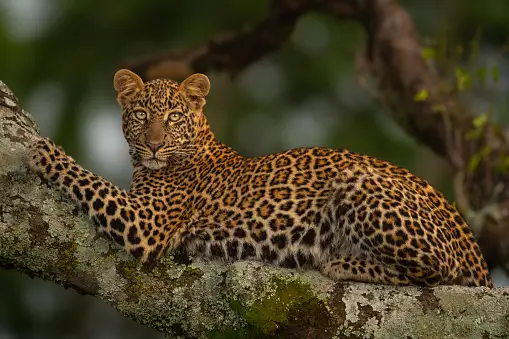
#> input picture img.webp, 509 x 339 px
$ python 2.py
#> lines starting #> are read from the running program, lines starting #| are printed output that depends on the picture
import cv2
import numpy as np

# Read the image
image = cv2.imread('img.webp')
#> image is the input picture: shape (339, 509, 3); mean B, G, R 37.7, 63.5, 73.8

# Check if the image was successfully loaded
if image is None:
    print("Error: Unable to read the image.")
else:
    # Get the dimensions of the image
    height, width = image.shape[:2]
#> height = 339; width = 509

    # Define rotation angle (in degrees)
    angle = 90

    # Define scaling factors (in percentage)
    scale_x = 0.5  # Scaling factor for width
    scale_y = 0.5  # Scaling factor for height

    # Define translation offsets (in pixels)
    offset_x = 100
    offset_y = 50

    # Perform rotation
    rotation_matrix = cv2.getRotationMatrix2D(
        (width / 2, height / 2), angle, 1)
#> rotation_matrix = [[6.12e-17, 1, 85], [-1, 6.12e-17, 424]]
    rotated_image = cv2.warpAffine(image, rotation_matrix, (width, height))
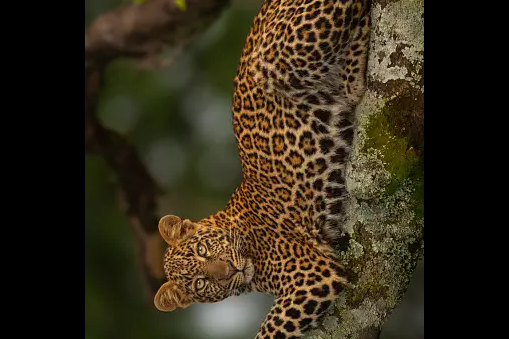
#> rotated_image: shape (339, 509, 3); mean B, G, R 25.2, 42.5, 50.9

    # Perform scaling
    scaled_image = cv2.resize(image, None, fx=scale_x,
                              fy=scale_y, interpolation=cv2.INTER_LINEAR)
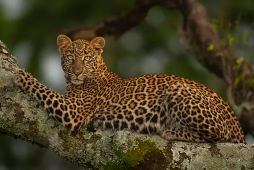
#> scaled_image: shape (170, 254, 3); mean B, G, R 37.8, 63.6, 73.9

    # Perform translation
    translation_matrix = np.float32([[1, 0, offset_x], [0, 1, offset_y]])
    translated_image = cv2.warpAffine(
        image, translation_matrix, (width, height))
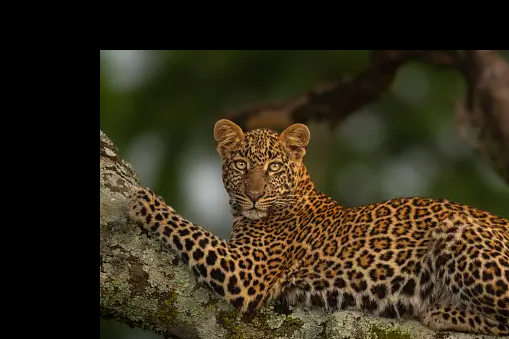
#> translated_image: shape (339, 509, 3); mean B, G, R 26.4, 44.1, 51.6

    # Display original, rotated, scaled, and translated images
    cv2.imshow('Original Image', image)
    cv2.imshow('Rotated Image', rotated_image)
    cv2.imshow('Scaled Image', scaled_image)
    cv2.imshow('Translated Image', translated_image)

    # Wait for any key to be pressed
    cv2.waitKey(0)
    cv2.destroyAllWindows()
